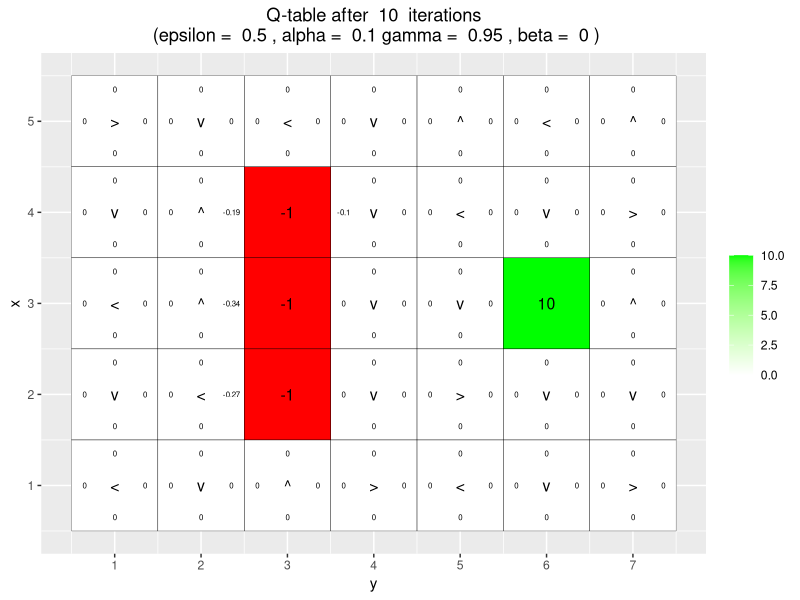
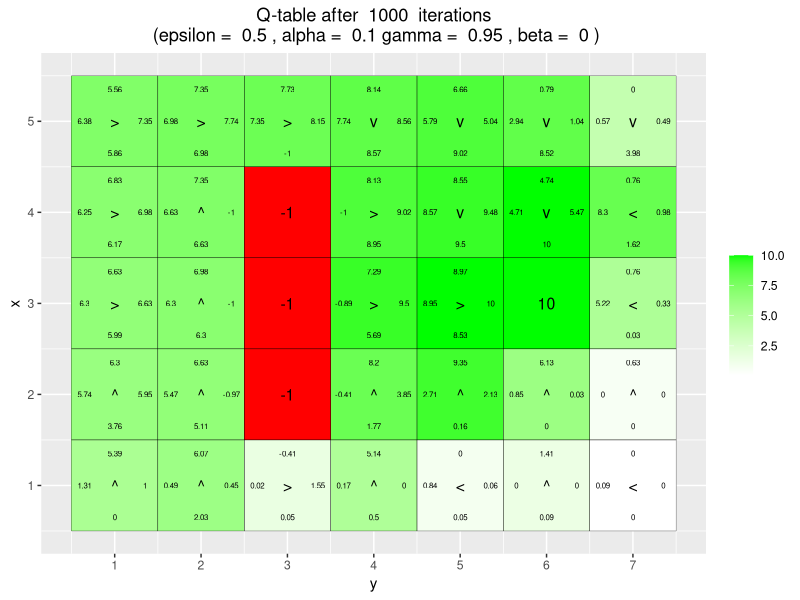
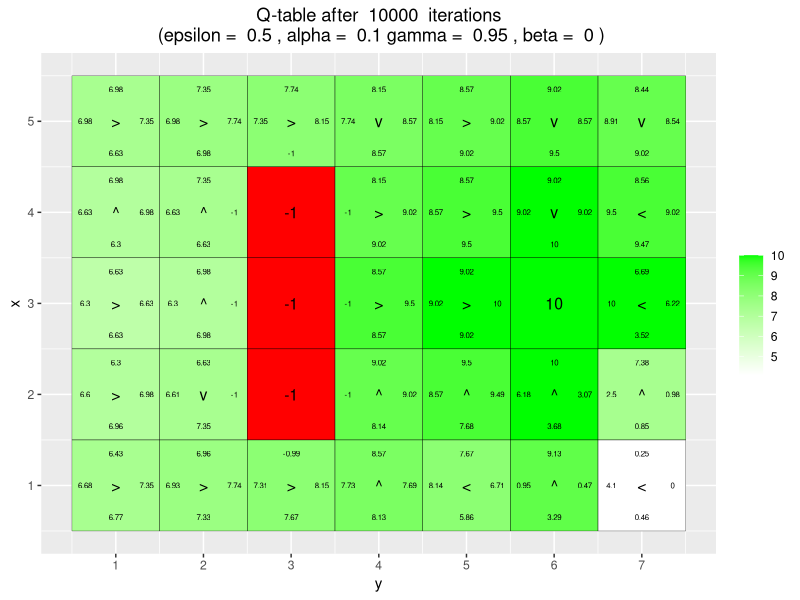
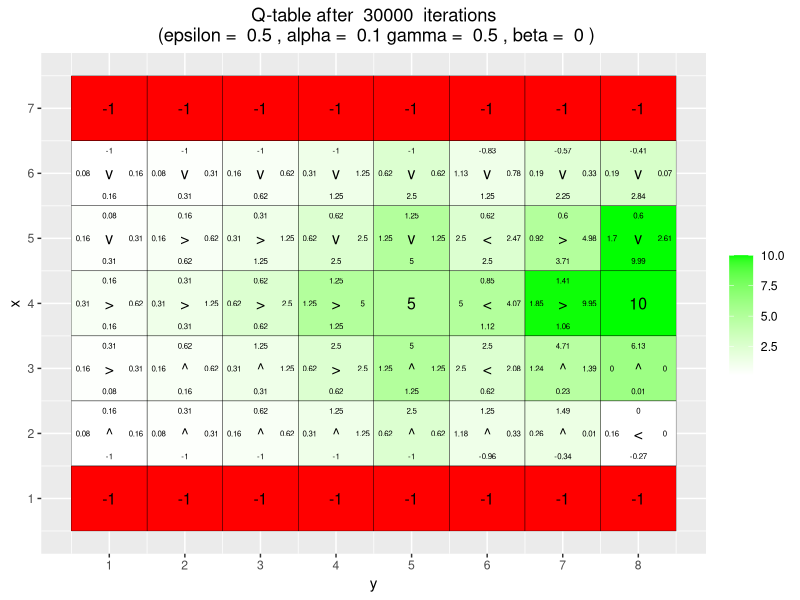
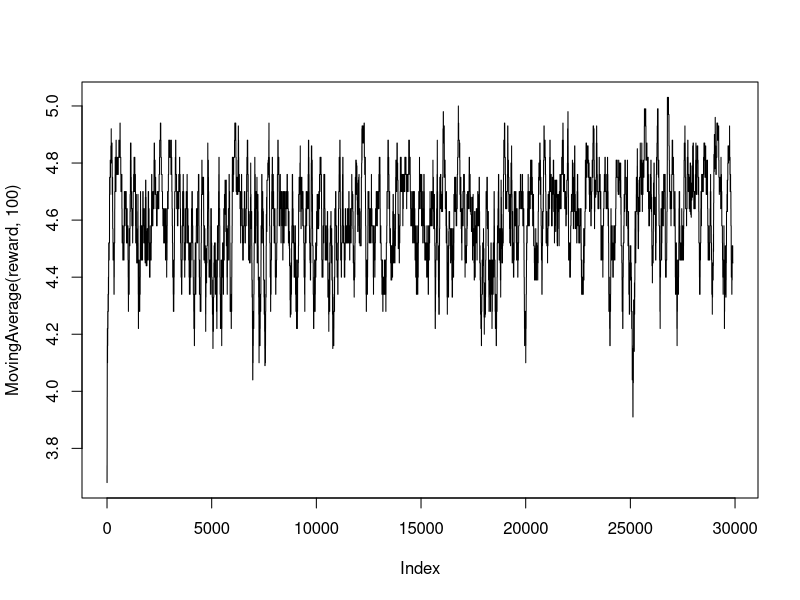
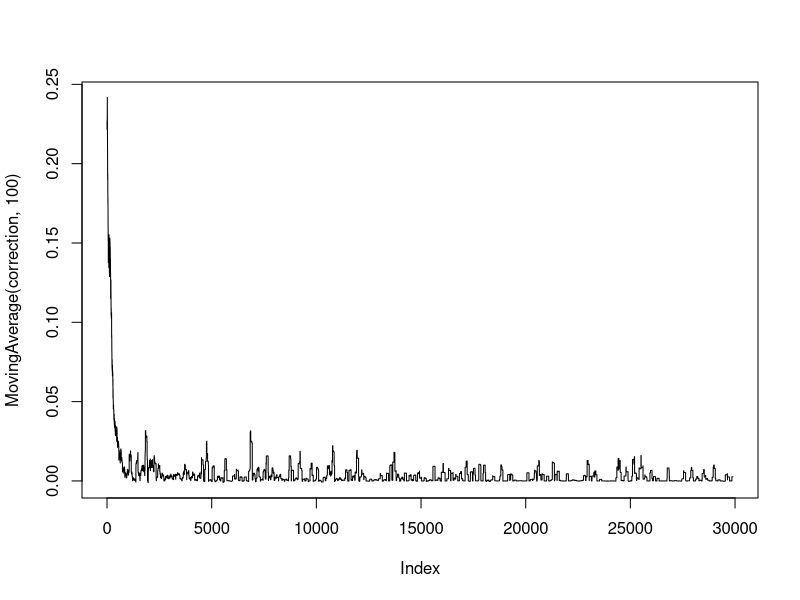
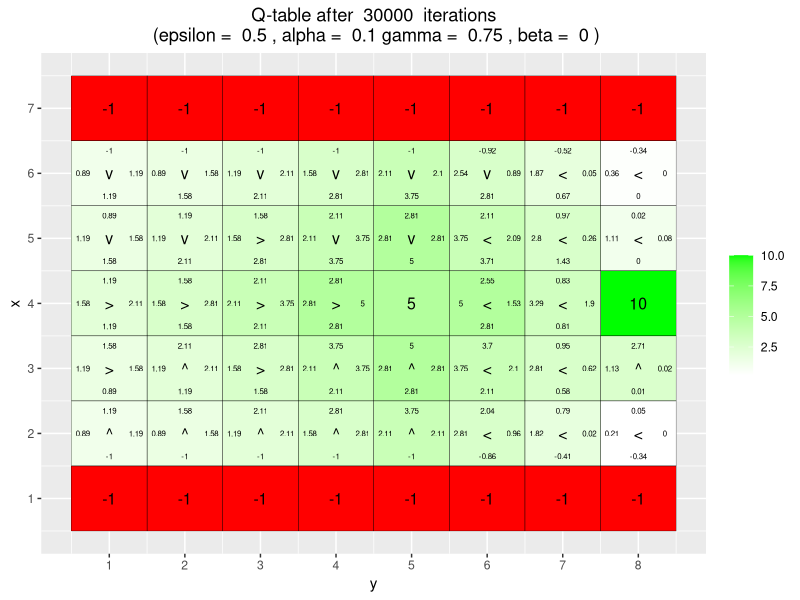
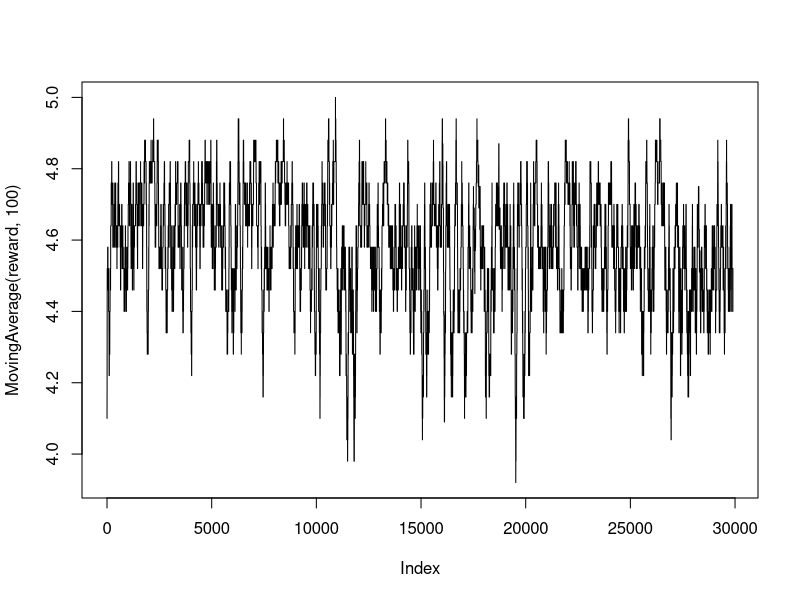

Recreate these plots in R, in order. (Note: a time limit stopped this script after it produced the figures.)
## ---- chunk 1
knitr::opts_chunk$set(echo = TRUE)
## ---- chunk 2

# By Jose M. Peña and Joel Oskarsson.
# For teaching purposes.
# jose.m.pena@liu.se.

#####################################################################################################
# Q-learning
#####################################################################################################

# install.packages("ggplot2")
# install.packages("vctrs")
library(ggplot2)

# If you do not see four arrows in line 16, then do the following:
# File/Reopen with Encoding/UTF-8

arrows <- c("^", ">", "v", "<")
#Encoding(arrows) <- c("UTF-8","UTF-8","UTF-8","UTF-8")
action_deltas <- list(c(1,0), # up
                      c(0,1), # right
                      c(-1,0), # down
                      c(0,-1)) # left

vis_environment <- function(iterations=0, epsilon = 0.5, alpha = 0.1, gamma = 0.95, beta = 0){
  
  # Visualize an environment with rewards. 
  # Q-values for all actions are displayed on the edges of each tile.
  # The (greedy) policy for each state is also displayed.
  # 
  # Args:
  #   iterations, epsilon, alpha, gamma, beta (optional): for the figure title.
  #   reward_map (global variable): a HxW array containing the reward given at each state.
  #   q_table (global variable): a HxWx4 array containing Q-values for each state-action pair.
  #   H, W (global variables): environment dimensions.
  
  df <- expand.grid(x=1:H,y=1:W)
  foo <- mapply(function(x,y) ifelse(reward_map[x,y] == 0,q_table[x,y,1],NA),df$x,df$y)
  df$val1 <- as.vector(round(foo, 2))
  foo <- mapply(function(x,y) ifelse(reward_map[x,y] == 0,q_table[x,y,2],NA),df$x,df$y)
  df$val2 <- as.vector(round(foo, 2))
  foo <- mapply(function(x,y) ifelse(reward_map[x,y] == 0,q_table[x,y,3],NA),df$x,df$y)
  df$val3 <- as.vector(round(foo, 2))
  foo <- mapply(function(x,y) ifelse(reward_map[x,y] == 0,q_table[x,y,4],NA),df$x,df$y)
  df$val4 <- as.vector(round(foo, 2))
  foo <- mapply(function(x,y) 
    ifelse(reward_map[x,y] == 0,arrows[GreedyPolicy(x,y)],reward_map[x,y]),df$x,df$y)
  df$val5 <- as.vector(foo)
  foo <- mapply(function(x,y) ifelse(reward_map[x,y] == 0,max(q_table[x,y,]),
                                     ifelse(reward_map[x,y]<0,NA,reward_map[x,y])),df$x,df$y)
  df$val6 <- as.vector(foo)
  
  print(ggplot(df,aes(x = y,y = x)) +
          scale_fill_gradient(low = "white", high = "green", na.value = "red", name = "") +
          geom_tile(aes(fill=val6)) +
          geom_text(aes(label = val1),size = 2,nudge_y = .35,na.rm = TRUE) +
          geom_text(aes(label = val2),size = 2,nudge_x = .35,na.rm = TRUE) +
          geom_text(aes(label = val3),size = 2,nudge_y = -.35,na.rm = TRUE) +
          geom_text(aes(label = val4),size = 2,nudge_x = -.35,na.rm = TRUE) +
          geom_text(aes(label = val5),size = 4) +
          geom_tile(fill = 'transparent', colour = 'black') + 
          ggtitle(paste("Q-table after ",iterations," iterations\n",
                        "(epsilon = ",epsilon,", alpha = ",alpha,"gamma = ",gamma,", beta = ",beta,")")) +
          theme(plot.title = element_text(hjust = 0.5)) +
          scale_x_continuous(breaks = c(1:W),labels = c(1:W)) +
          scale_y_continuous(breaks = c(1:H),labels = c(1:H)))
  
}

GreedyPolicy <- function(x, y){
  
  # Get a greedy action for state (x,y) from q_table.
  #
  # Args:
  #   x, y: state coordinates.
  #   q_table (global variable): a HxWx4 array containing Q-values for each state-action pair.
  # 
  # Returns:
  #   An action, i.e. integer in {1,2,3,4}.
  
  # Your code here.
  action_ind = q_table[x,y,]
  max_ind = which(action_ind==max(action_ind))
  
  if (length(max_ind)==1){
    select_ind = max_ind
    
  } else{
    select_ind = sample(max_ind,1)
  } 
  max_action = select_ind
  
  return(max_action)
  
}

EpsilonGreedyPolicy <- function(x, y, epsilon){
  
  # Get an epsilon-greedy action for state (x,y) from q_table.
  #
  # Args:
  #   x, y: state coordinates.
  #   epsilon: probability of acting randomly.
  # 
  # Returns:
  #   An action, i.e. integer in {1,2,3,4}.
  
  # Your code here.
  
  action_ind = q_table[x,y,]
  max_ind = which(action_ind==max(action_ind))
  
  if (length(max_ind)==1){
    select_ind = max_ind
  } else{
    select_ind = sample(max_ind, size = 1)
    
  }
  
  if (runif(1)>epsilon){
    select_eps = select_ind
  } else{
    select_eps = sample(c(1:4),1)
  }
  
 
  return(select_eps)                                    
  
}

transition_model <- function(x, y, action, beta){
  
  # Computes the new state after given action is taken. The agent will follow the action 
  # with probability (1-beta) and slip to the right or left with probability beta/2 each.
  # 
  # Args:
  #   x, y: state coordinates.
  #   action: which action the agent takes (in {1,2,3,4}).
  #   beta: probability of the agent slipping to the side when trying to move.
  #   H, W (global variables): environment dimensions.
  # 
  # Returns:
  #   The new state after the action has been taken.
  
  delta <- sample(-1:1, size = 1, prob = c(0.5*beta,1-beta,0.5*beta))
  final_action <- ((action + delta + 3) %% 4) + 1
  foo <- c(x,y) + unlist(action_deltas[final_action])
  foo <- pmax(c(1,1),pmin(foo,c(H,W)))
  
  return (foo)
}

q_learning <- function(start_state, epsilon = 0.5, alpha = 0.1, gamma = 0.95, 
                       beta = 0){
  
  # Perform one episode of Q-learning. The agent should move around in the 
  # environment using the given transition model and update the Q-table.
  # The episode ends when the agent reaches a terminal state.
  # 
  # Args:
  #   start_state: array with two entries, describing the starting position of the agent.
  #   epsilon (optional): probability of acting greedily.
  #   alpha (optional): learning rate.
  #   gamma (optional): discount factor.
  #   beta (optional): slipping factor.
  #   reward_map (global variable): a HxW array containing the reward given at each state.
  #   q_table (global variable): a HxWx4 array containing Q-values for each state-action pair.
  # 
  # Returns:
  #   reward: reward received in the episode.
  #   correction: sum of the temporal difference correction terms over the episode.
  #   q_table (global variable): Recall that R passes arguments by value. So, q_table being
  #   a global variable can be modified with the superassigment operator <<-.
  
  # Your code here.
  
  S = start_state  
  episode_correction = 0
  repeat{
    
    # Follow policy, execute action, get reward.
    
    # Follow policy returns the action
    action_ind = EpsilonGreedyPolicy(x = S[1],
                                     y = S[2],
                                     epsilon = epsilon)
    
    # trans model
    S_new = transition_model(x = S[1], y = S[2], action = action_ind, beta = beta)
    
    # Get reward
    reward = reward_map[S_new[1],S_new[2]]
    
    # Q-table update.
    max_ind = GreedyPolicy(S_new[1], S_new[2])
    
    
    correction = alpha*(reward+gamma*(q_table[S_new[1],S_new[2],max_ind])-q_table[S[1],S[2],action_ind])
    
    
    q_table[S[1], S[2], action_ind] <<- q_table[S[1],S[2],action_ind]+correction
      
    
    S = S_new
    episode_correction = episode_correction + correction
    if(reward!=0)
      # End episode.
      return (c(reward,episode_correction))
  }
  
}
## ---- chunk 3
#####################################################################################################
# Q-Learning Environments
#####################################################################################################

# Environment A (learning)

H <- 5
W <- 7

reward_map <- matrix(0, nrow = H, ncol = W)
reward_map[3,6] <- 10
reward_map[2:4,3] <- -1

q_table <- array(0,dim = c(H,W,4))

#vis_environment()

for(i in 1:10000){
  foo <- q_learning(start_state = c(3,1))
  
  if(any(i==c(10,1000,10000)))
    vis_environment(i)
}


## ---- chunk 4
# Environment B (the effect of epsilon and gamma)

H <- 7
W <- 8

reward_map <- matrix(0, nrow = H, ncol = W)
reward_map[1,] <- -1
reward_map[7,] <- -1
reward_map[4,5] <- 5
reward_map[4,8] <- 10

q_table <- array(0,dim = c(H,W,4))

#vis_environment()

MovingAverage <- function(x, n){
  
  cx <- c(0,cumsum(x))
  rsum <- (cx[(n+1):length(cx)] - cx[1:(length(cx) - n)]) / n
  
  return (rsum)
}

for(j in c(0.5,0.75,0.95)){
  q_table <- array(0,dim = c(H,W,4))
  reward <- NULL
  correction <- NULL
  
  for(i in 1:30000){
    foo <- q_learning(gamma = j, start_state = c(4,1))
    reward <- c(reward,foo[1])
    correction <- c(correction,foo[2])
  }
  
  vis_environment(i, gamma = j)
  plot(MovingAverage(reward,100),type = "l")
  plot(MovingAverage(correction,100),type = "l")
}

## ---- chunk 5
q_table <- array(0,dim = c(H,W,4))
reward <- NULL
correction <- NULL
  
for(i in 1:30000){
  foo <- q_learning(epsilon = 0.1, gamma = 0.5, start_state = c(4,1))
  reward <- c(reward,foo[1])
  correction <- c(correction,foo[2])
}
  
vis_environment(i, epsilon = 0.1, gamma = 0.5)
plot(MovingAverage(reward,100),type = "l")
plot(MovingAverage(correction,100),type = "l")



## ---- chunk 6

q_table <- array(0,dim = c(H,W,4))
reward <- NULL
correction <- NULL
  
for(i in 1:30000){
  foo <- q_learning(epsilon = 0.1, gamma = 0.75, start_state = c(4,1))
  reward <- c(reward,foo[1])
  correction <- c(correction,foo[2])
}
  
vis_environment(i, epsilon = 0.1, gamma = 0.75)
plot(MovingAverage(reward,100),type = "l")
plot(MovingAverage(correction,100),type = "l")


## ---- chunk 7
q_table <- array(0,dim = c(H,W,4))
reward <- NULL
correction <- NULL
  
for(i in 1:30000){
  foo <- q_learning(epsilon = 0.1, gamma = 0.95, start_state = c(4,1))
  reward <- c(reward,foo[1])
  correction <- c(correction,foo[2])
}
  
vis_environment(i, epsilon = 0.1, gamma = 0.95)
plot(MovingAverage(reward,100),type = "l")
plot(MovingAverage(correction,100),type = "l")


## ---- chunk 8

# Environment C (the effect of beta).

H <- 3
W <- 6

reward_map <- matrix(0, nrow = H, ncol = W)
reward_map[1,2:5] <- -1
reward_map[1,6] <- 10

q_table <- array(0,dim = c(H,W,4))

#vis_environment()

for(j in c(0,0.2,0.4,0.66)){
  q_table <- array(0,dim = c(H,W,4))
  
  for(i in 1:10000)
    foo <- q_learning(gamma = 0.6, beta = j, start_state = c(1,1))
  
  vis_environment(i, gamma = 0.6, beta = j)
}
